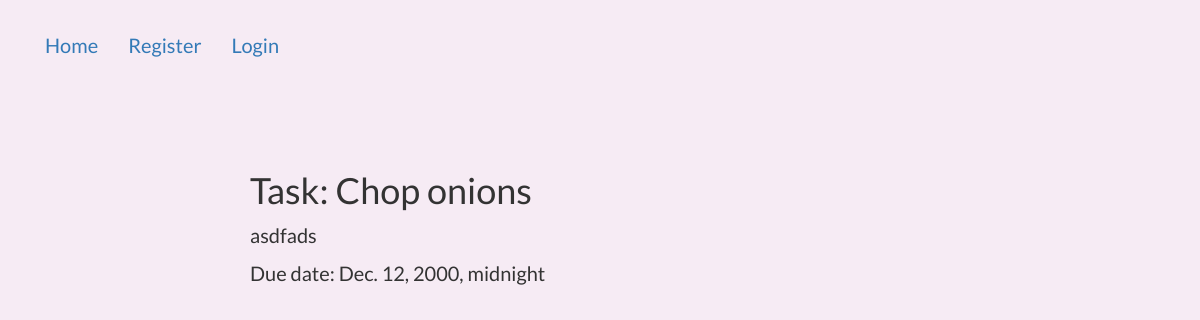
Page /basic_app/task/4/ on the earlier database version.
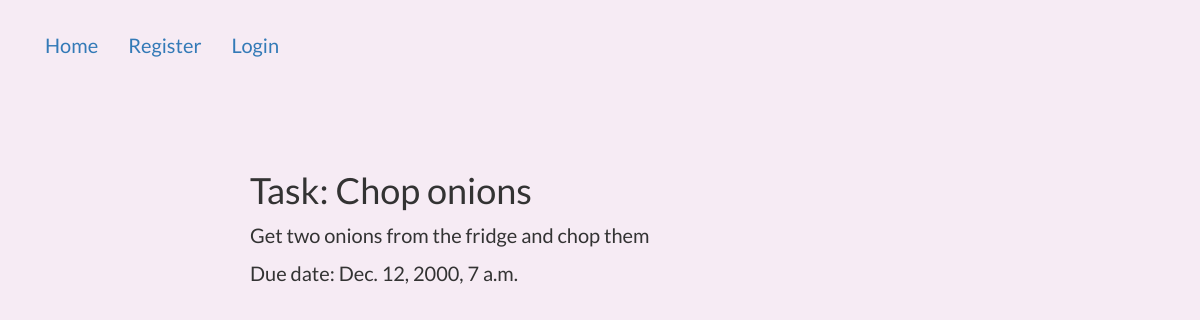
Same page on the later database version.
### basic_app/models.py (models this page shows)
class Task(models.Model):
    user = models.ForeignKey(User, on_delete=models.CASCADE)
    title = models.CharField(max_length=200)
    description = models.TextField(blank=True)
    complete = models.BooleanField(default=False)
    date_created = models.DateTimeField(auto_now_add=True)
    due_date = models.DateTimeField(null=True, blank=True)
    def __str__(self):
        return self.title
    class Meta:
        ordering = ['due_date']

### basic_app/views.py (the view)
# urls.py: path('task/<int:pk>/', views.TaskDetail.as_view(),name='task_detail'),
class TaskDetail(DetailView):
   model = models.Task
   def get_context_data(self, **kwargs):
       context = super().get_context_data(**kwargs)
       context['task'] = context['task']
       return context

### templates/basic_app/task_detail.html (shortened to what this page needs)
{% extends "basic_app/base.html" %}
{% block content %}
<h1>Task: {{object}}</h1>
<p>{{task.description}}</p>
<p>Due date: {{task.due_date}}</p>
{% endblock content %}

Differences in the rows shown:
changed Task "Chop onions": description "asdfads" → "Get two onions from the fridge and chop them"; due_date "Dec. 12, 2000, midnight" → "Dec. 12, 2000, 7 a.m."
